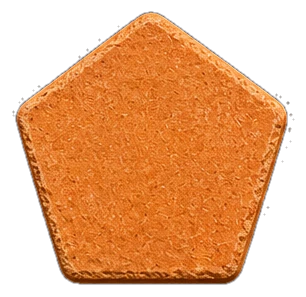
#> input picture games/shape-detective/assets/shapes/pentagon.webp, 306 x 297 px, given in place of rosette-turquoise.webp, which was not available
$ python build-badges.py
#> lines starting #> are read from the running program, lines starting #| are printed output that depends on the picture; pictures that were not available may be replaced by others from this repository, and a replacement may not be noted
#!/usr/bin/env python3
"""Build deterministic raster rosette badges from approved cutouts."""
import argparse, hashlib, json
from pathlib import Path
from PIL import Image, ImageDraw

GAME=Path(__file__).resolve().parents[1]; ROOT=GAME.parents[1]; REW=GAME/'assets/rewards'; QA=GAME/'assets/source/qa/badges'
BASE={'properties':'rosette-turquoise','search':'rosette-yellow','place':'rosette-coral'}
SYMBOLS={'circle':'shapes/circle.webp','triangle':'shapes/triangle.webp','square':'shapes/square.webp','magnifier':'ui/magnifier.webp'}
def main():
 p=argparse.ArgumentParser(); p.add_argument('--force',action='store_true'); a=p.parse_args(); QA.mkdir(parents=True,exist_ok=True); receipt={}; panels=[]
 for mode,base in BASE.items():
  out=REW/f'badge-{mode}.webp'; mag=QA/f'badge-{mode}-magenta.png'; b=Image.open(REW/f'{base}.webp').convert('RGBA'); placements={'properties':[('circle',55,80,42),('triangle',112,72,42),('square',145,120,42)],'search':[('magnifier',112,112,105)],'place':[('triangle',112,70,65),('square',112,150,55)]}[mode]
#> in main, b is the input picture: PIL image 306x297 RGBA; mean R, G, B, A 137.2, 77.7, 33.3, 150.2
  for name,x,y,size in placements:
   src=Image.open(GAME/'assets'/SYMBOLS[name]).convert('RGBA'); src.thumbnail((size,size),Image.Resampling.LANCZOS); b.alpha_composite(src,(int(x-src.width/2),int(y-src.height/2)))
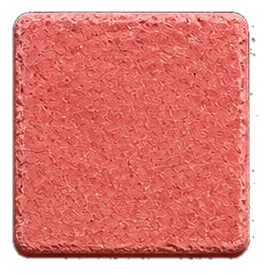
#> input picture games/shape-detective/assets/shapes/square.webp, 267 x 275 px, given in place of circle.webp, which was not available
#> in main, src is the input picture: PIL image 267x275 RGBA; mean R, G, B, A 176.3, 86.1, 79.8, 200.8
#> after `src.thumbnail((size, size), Image.Resampling.LANCZOS)`:
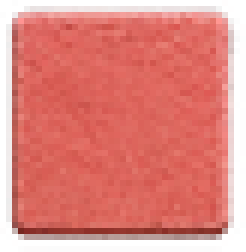
#> src: PIL image 41x42 RGBA (shown 6 times larger); mean R, G, B, A 185.3, 87.3, 80.3, 201; transparent parts drawn white
  b.save(out,'WEBP',quality=90,method=6); qa=Image.new('RGBA',b.size,(255,0,255,255)); qa.alpha_composite(b); qa.convert('RGB').save(mag)
#> after `b.save(out, 'WEBP', quality=90, method=6)`:
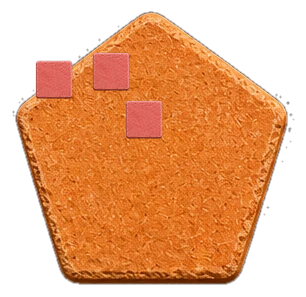
#> saved as badge-properties.webp: PIL image 306x297 RGBA; mean R, G, B, A 138.3, 77.4, 35.6, 152.1; transparent parts drawn white
#> after `qa = Image.new('RGBA', b.size, (255, 0, 255, 255))`:
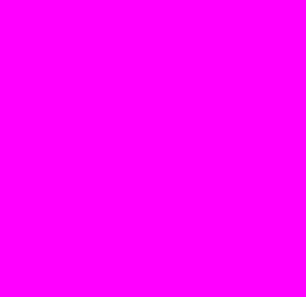
#> qa: PIL image 306x297 RGBA; mean R, G, B, A 255, 0, 255, 255
#> after `qa.alpha_composite(b)`:
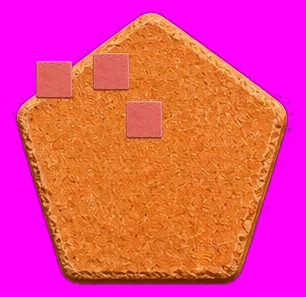
#> qa: PIL image 306x297 RGBA; mean R, G, B, A 233, 69.7, 130.8, 255
  panels.append((mode,qa)); receipt[mode]={'base':base,'output':str(out.relative_to(ROOT)),'sha256':hashlib.sha256(out.read_bytes()).hexdigest(),'placements':placements,'size':list(b.size),'method':'Pillow alpha composite; WebP q90 method6'}
 sheet=Image.new('RGB',(675,225),(255,0,255)); d=ImageDraw.Draw(sheet)
 for i,(name,im) in enumerate(panels): im.thumbnail((225,200)); sheet.paste(im,(i*225,0)); d.text((i*225+5,205),name,fill='white')
 sheet.save(QA/'contact-sheet.png'); (QA/'processing.json').write_text(json.dumps(receipt,indent=2)+'\n')
#> (the run stopped early here; a loop or call above may not have finished)
